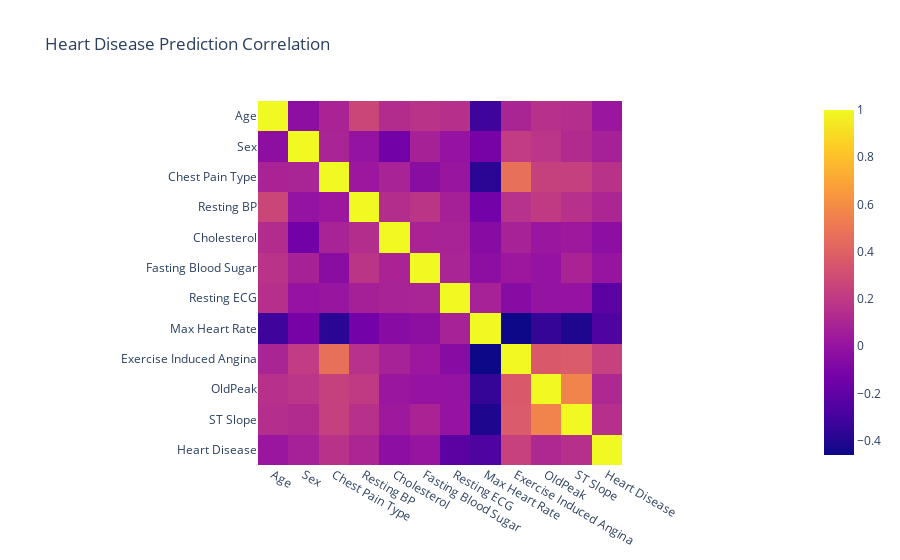

The cell this chart's notebook holds for it:
### Code cell
px.imshow(df.corr(),title="Heart Disease Prediction Correlation")

### Figure 1 — Plotly figure (JSON) as saved in the notebook; plotly's stock layout.template omitted (floating-point values rounded to 4 significant figures; data arrays with more than 128 entries replaced by an {"elided": "..."} marker saying what was removed)
{"data": [{"coloraxis": "coloraxis", "hovertemplate": "x: %{x}<br>y: %{y}<br>color: %{z}<extra></extra>", "name": "0", "type": "heatmap", "x": ["Age", "Sex", "Chest Pain Type", "Resting BP", "Cholesterol", "Fasting Blood Sugar", "Resting ECG", "Max Heart Rate", "Exercise Induced Angina", "OldPeak", "ST Slope", "Heart Disease"], "xaxis": "x", "y": ["Age", "Sex", "Chest Pain Type", "Resting BP", "Cholesterol", "Fasting Blood Sugar", "Resting ECG", "Max Heart Rate", "Exercise Induced Angina", "OldPeak", "ST Slope", "Heart Disease"], "yaxis": "y", "z": {"elided": "12x12 float values"}}], "layout": {"coloraxis": {"colorscale": [[0, "#0d0887"], [0.1111, "#46039f"], [0.2222, "#7201a8"], [0.3333, "#9c179e"], [0.4444, "#bd3786"], [0.5556, "#d8576b"], [0.6667, "#ed7953"], [0.7778, "#fb9f3a"], [0.8889, "#fdca26"], [1, "#f0f921"]]}, "title": {"text": "Heart Disease Prediction Correlation"}, "xaxis": {"anchor": "y", "constrain": "domain", "domain": [0, 1], "scaleanchor": "y"}, "yaxis": {"anchor": "x", "autorange": "reversed", "constrain": "domain", "domain": [0, 1]}}}
